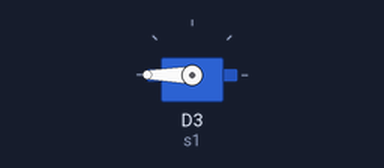
This sketch was run on a simulated ESP8266 (NodeMCU). On the bench: servo.

Above: at 0.05 s.
Timing chart, 0 to 4.6 s (numbered marks = the images above):
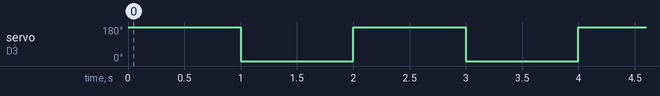

Measured:
- by itself, servo on D3 (s1): alternates 180° for 1.0 s and 0° for 1.0 s

The sketch:

esp8266_servo.ino
```cpp
//TECHATRONIC.COM
 #include <Servo.h> // servo library
 Servo s1;
 void setup()
 {
  s1.attach(D3);  // servo attach D3 pin of arduino
 }
 void loop()
 {
  s1.write(180);
  delay (1000);
  s1.write(-180);
  delay (1000);

//   void Viejo(){
// s1.write(-180);
//   }

//   void vieja() {
//  s1.write(180);
//   }


 }  
```
